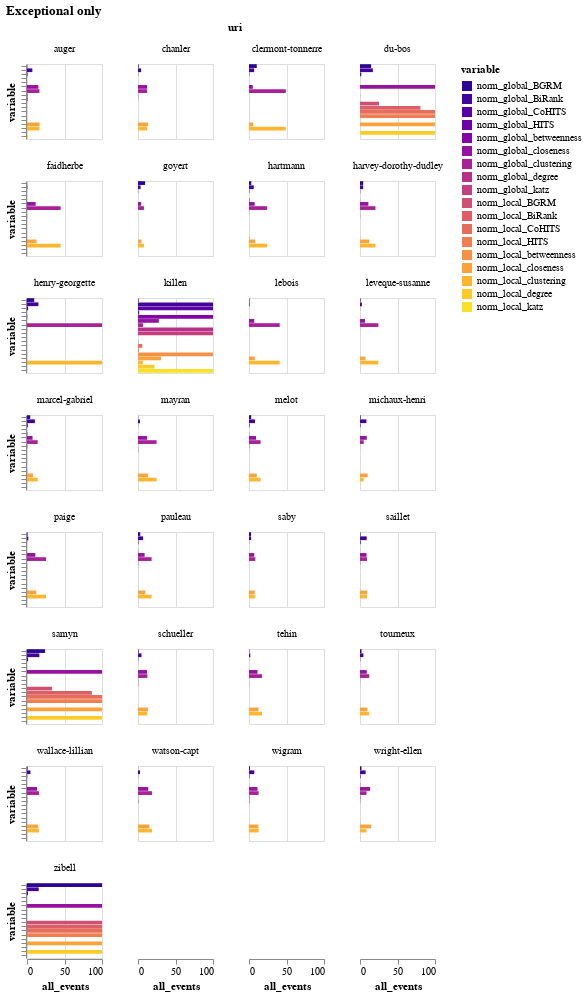

The notebook cell this image was saved under:
### Code cell
exceptional_only = pivot_members[(pivot_members.unexceptional.isna()) | (pivot_members.uri == 'killen')]
selection = alt.selection_multi(fields=['variable'], bind='legend')
alt.Chart(exceptional_only).mark_bar().encode(
    x='all_events:Q', 
    y=alt.Y('variable:N', axis=alt.Axis(title='variable', labels=False)), 
    color=alt.Color('variable:N', scale=alt.Scale(scheme='plasma')),
    facet=alt.Facet('uri:N', columns=4),
    tooltip=['uri', 'variable', 'is_partial', 'is_exceptional', 'all_events'], 
    opacity=alt.condition(selection, alt.value(1), alt.value(0.2))
).add_selection(
    selection
).properties(
    title='Exceptional only',
    width=75,
    height=75
)

### Figure 1 — Vega-Lite specification as saved in the notebook (floating-point values rounded to 4 significant figures; data arrays with more than 128 entries replaced by an {"elided": "..."} marker saying what was removed)
{"config": {"view": {"continuousWidth": 400, "continuousHeight": 300}}, "data": {"name": "data-360771ceb0b1fe9d48c7f63429698e89"}, "mark": "bar", "encoding": {"color": {"type": "nominal", "field": "variable", "scale": {"scheme": "plasma"}}, "facet": {"type": "nominal", "columns": 4, "field": "uri"}, "opacity": {"condition": {"value": 1, "selection": "selector014"}, "value": 0.2}, "tooltip": [{"type": "nominal", "field": "uri"}, {"type": "nominal", "field": "variable"}, {"type": "nominal", "field": "is_partial"}, {"type": "nominal", "field": "is_exceptional"}, {"type": "quantitative", "field": "all_events"}], "x": {"type": "quantitative", "field": "all_events"}, "y": {"type": "nominal", "axis": {"labels": false, "title": "variable"}, "field": "variable"}}, "height": 75, "selection": {"selector014": {"type": "multi", "fields": ["variable"], "bind": "legend"}}, "title": "Exceptional only", "width": 75, "$schema": "https://vega.github.io/schema/vega-lite/v4.8.1.json", "datasets": {"data-360771ceb0b1fe9d48c7f63429698e89": {"elided": "522 records"}}}
